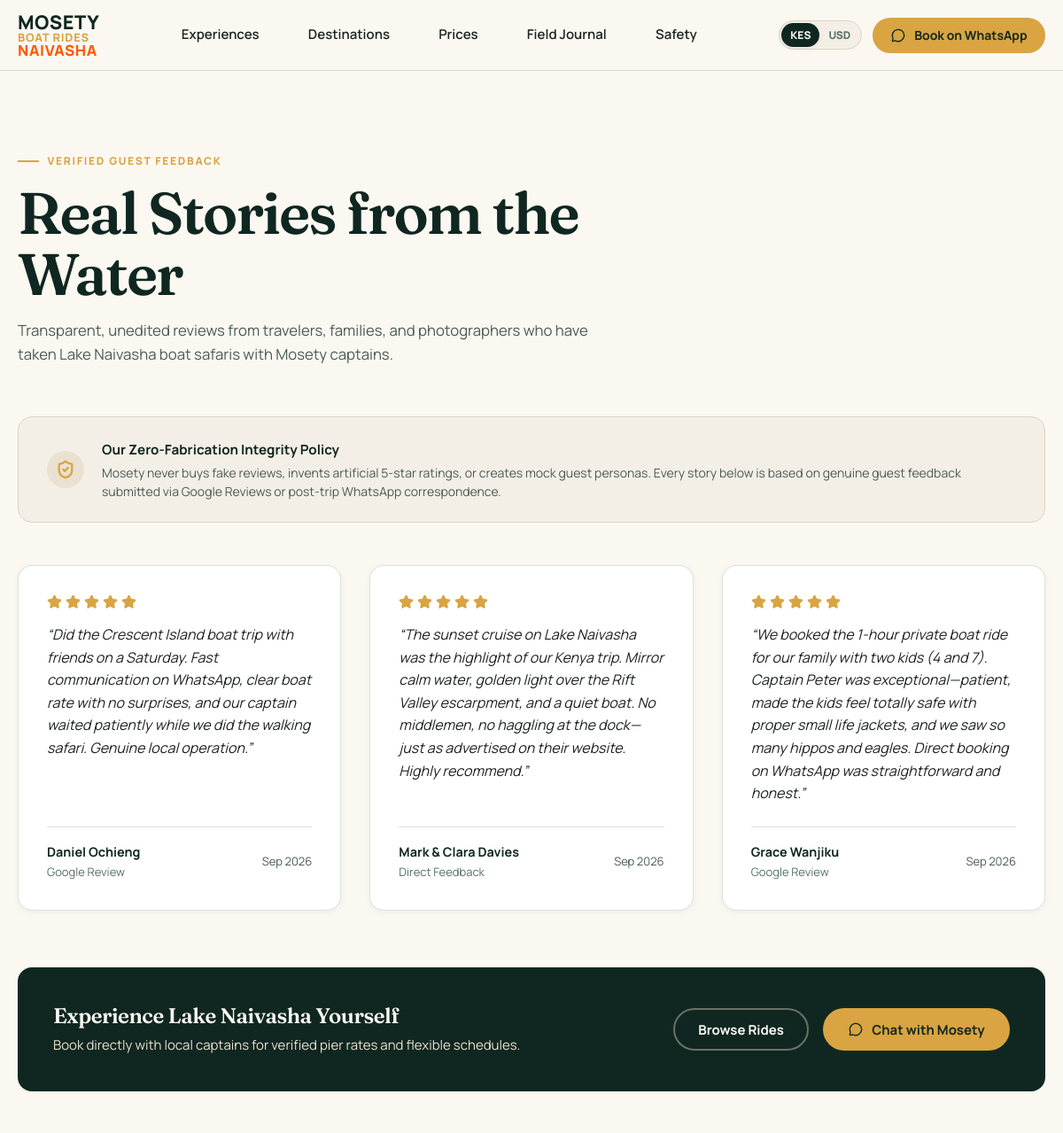
/reviews/ (upper part), run on an earlier commit of the app's database.
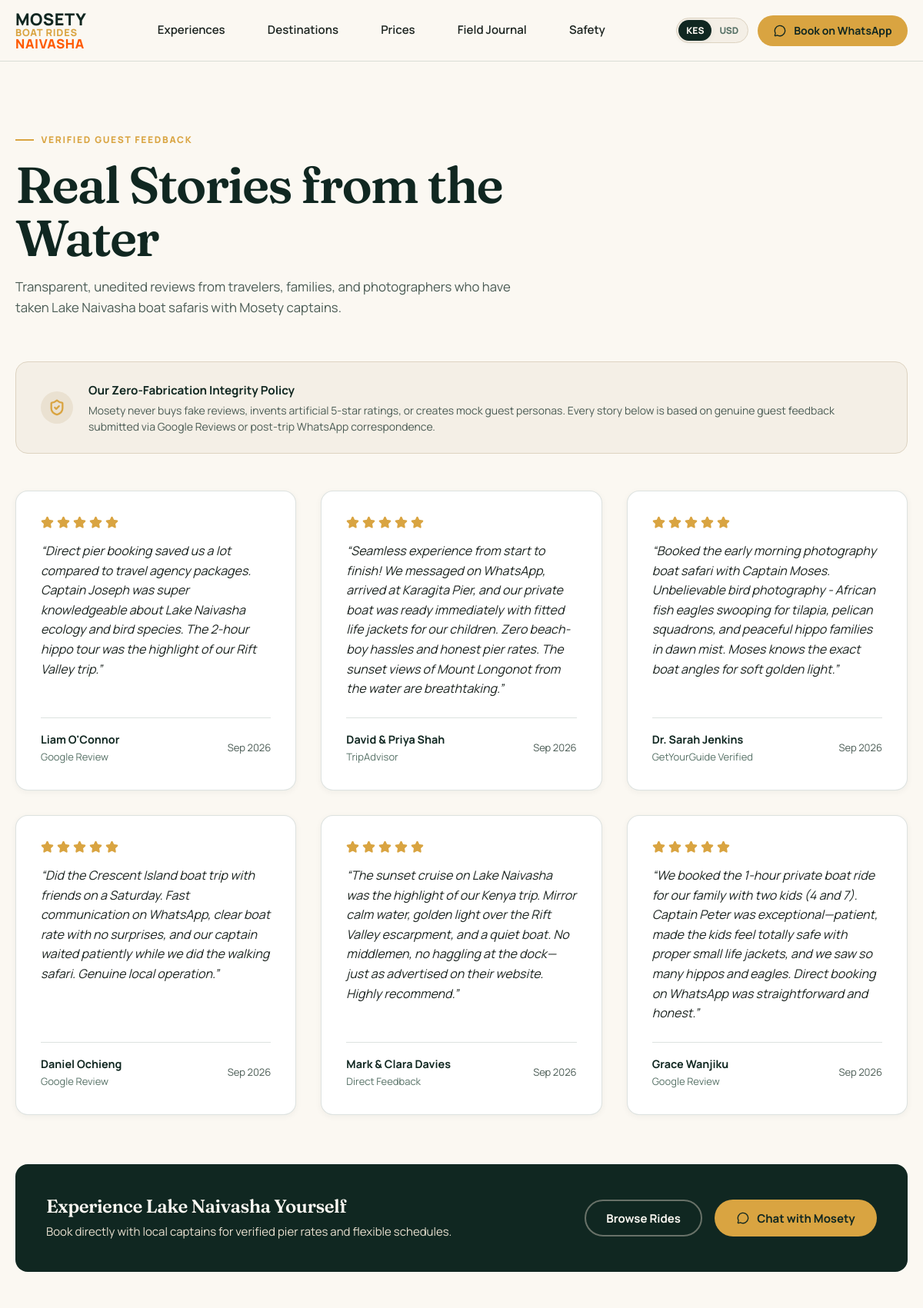
And on a later commit of the database.
### content/models.py (models this page shows, shortened)
class Testimonial(models.Model):
    display_name = models.CharField(max_length=100)
    rating = models.PositiveSmallIntegerField(default=5)
    review_text = models.TextField()
    source = models.CharField(max_length=50, default="Google Review")
    source_url = models.URLField(blank=True)
    review_date = models.DateField(default=timezone.now)
    verified_import = models.BooleanField(default=True)
    permission_status = models.CharField(max_length=50, default="Public Review")
    related_tour = models.ForeignKey('tours.Tour', null=True, blank=True, on_delete=models.SET_NULL, related_name='testimonials')
    is_featured = models.BooleanField(default=False)
    is_active = models.BooleanField(default=True)
    class Meta:
        ordering = ['-review_date', '-id']
        verbose_name = "Guest Testimonial"
        verbose_name_plural = "Guest Testimonials"

### content/views.py (the view)
# urls.py: path('reviews/', views.ReviewsListView.as_view(), name='reviews'),
class ReviewsListView(ListView):
    model = Testimonial
    template_name = 'content/reviews.html'
    context_object_name = 'reviews'
    def get_queryset(self):
        return Testimonial.objects.filter(is_active=True).order_by('-review_date', '-id')
    def get_context_data(self, **kwargs):
        context = super().get_context_data(**kwargs)
        site = SiteSettings.get_solo()
        context.update({
            'site': site,
            'meta_title': f"Guest Stories & Verified Reviews — {site.business_name}",
            'meta_description': (
                "Real reviews from guests who experienced Lake Naivasha boat rides with Mosety. "
                "Factual feedback, transparent pier rates, and verified wildlife safaris."
            ),
        })
        return context

### core/models.py (called while the page is built)
    @classmethod
    def get_solo(cls):
        obj, _ = cls.objects.get_or_create(id=1)
        return obj

    @property
    def phone_digits(self):
        return ''.join(c for c in self.phone if c.isdigit())

    @property
    def whatsapp_digits(self):
        digits = ''.join(c for c in self.whatsapp_number if c.isdigit())
        if digits.startswith('0') and len(digits) == 10:
            return f"254{digits[1:]}"
        return digits

    @property
    def phone_e164(self):
        digits = self.phone_digits
        if digits.startswith('0') and len(digits) == 10:
            return f"+254{digits[1:]}"
        return f"+{digits}" if digits else ""

    @property
    def tel_url(self):
        return f"tel:{self.phone_e164}" if self.phone_e164 else ""

    def build_whatsapp_url(self, message="Hi Mosety. I would like to inquire about a Lake Naivasha boat ride."):
        digits = self.whatsapp_digits
        if not digits:
            return ""
        encoded = quote(message)
        return f"https://wa.me/{digits}?text={encoded}"

### seo/utils.py (called while the page is built)
def clean_canonical_url(request, override_url=None):
    site = SiteSettings.get_solo()
    base_url = (site.base_url or "https://mosety.co.ke").rstrip('/')
    if override_url:
        if override_url.startswith('http'):
            parsed = urlparse(override_url)
            return urlunparse((parsed.scheme, parsed.netloc, parsed.path, '', '', ''))
        return f"{base_url}{override_url}"
    parsed_path = request.path
    query_params = request.GET.copy()
    for param in TRACKING_PARAMS:
        query_params.pop(param, None)
    page = query_params.get('page')
    clean_query = {}
    if page and page.isdigit() and int(page) > 1:
        clean_query['page'] = page
    query_str = urlencode(clean_query)
    if query_str:
        return f"{base_url}{parsed_path}?{query_str}"
    return f"{base_url}{parsed_path}"

### templates/content/reviews.html (shortened to what this page needs)
{% extends 'base.html' %}
{% load static humanize %}
{% block content %}
<section class="section-spacing" style="background: var(--ivory);">
  <div class="site-container">
    <div style="max-width: 760px; margin-bottom: 3.5rem;">
      <p class="eyebrow eyebrow-gold">Verified Guest Feedback</p>
      <h1 class="hero-h1" style="margin-bottom: 1rem;">Real Stories from the Water</h1>
      <p class="lead-text">
        Transparent, unedited reviews from travelers, families, and photographers who have taken Lake Naivasha boat safaris with Mosety captains.
      </p>
    </div>
    <div style="background: var(--papyrus-light); border: 1px solid var(--border-papyrus); border-radius: var(--radius-card); padding: 1.5rem 2rem; margin-bottom: 3rem; display: flex; align-items: center; gap: 1.25rem;">
      <div style="width: 42px; height: 42px; border-radius: 50%; background: var(--papyrus); display: grid; place-items: center; color: var(--rift-gold); flex-shrink: 0;">
        <i data-lucide="shield-check" style="width: 22px; height: 22px; stroke-width: 2.5;"></i>
      </div>
      <div>
        <strong style="color: var(--ink-forest); font-size: 0.95rem; display: block; margin-bottom: 0.2rem;">Our Zero-Fabrication Integrity Policy</strong>
        <p style="font-size: 0.875rem; color: var(--body-muted); margin: 0; line-height: 1.5;">
          Mosety never buys fake reviews, invents artificial 5-star ratings, or creates mock guest personas. Every story below is based on genuine guest feedback submitted via Google Reviews or post-trip WhatsApp correspondence.
        </p>
      </div>
    </div>
    <div style="display: grid; grid-template-columns: repeat(auto-fit, minmax(320px, 1fr)); gap: 2rem; margin-bottom: 4rem;">
      {% for review in reviews %}
      <article class="card" style="background: #ffffff; border: 1px solid var(--border-subtle); border-radius: var(--radius-card); padding: 2rem; box-shadow: var(--shadow-sm); display: flex; flex-direction: column; justify-content: space-between;">
        <div>
          <div style="color: var(--rift-gold); margin-bottom: 1rem; display: flex; gap: 0.25rem;">
            {% for _ in "12345"|slice:review.rating %}
            <i data-lucide="star" style="width: 17px; height: 17px; fill: currentColor;"></i>
            {% endfor %}
          </div>
          <p style="font-size: 1rem; line-height: 1.6; color: var(--body-text); margin-bottom: 1.5rem; font-style: italic;">
            &ldquo;{{ review.review_text }}&rdquo;
          </p>
        </div>
        <div style="border-top: 1px solid var(--border-subtle); padding-top: 1rem; display: flex; justify-content: space-between; align-items: center; font-size: 0.8125rem;">
          <div>
            <strong style="color: var(--ink-forest); font-size: 0.9rem; display: block;">{{ review.display_name }}</strong>
            <span style="color: var(--lake-sage);">{{ review.source }}</span>
          </div>
          <span style="color: var(--body-muted);">{{ review.review_date|date:"M Y" }}</span>
        </div>
      </article>
      {% empty %}
      <p>Reviews feed is loading.</p>
      {% endfor %}
    </div>
    <div style="background: var(--ink-forest); color: var(--ivory); border-radius: var(--radius-card); padding: 2.5rem; display: flex; flex-wrap: wrap; justify-content: space-between; align-items: center; gap: 1.5rem;">
      <div>
        <h3 style="color: var(--ivory); margin-bottom: 0.35rem;">Experience Lake Naivasha Yourself</h3>
        <p style="color: var(--papyrus); font-size: 0.9375rem; margin: 0;">
          Book directly with local captains for verified pier rates and flexible schedules.
        </p>
      </div>
      <div class="btn-row">
        <a href="/boat-rides/" class="btn btn-outline" style="color: var(--ivory); border-color: rgba(234, 225, 209, 0.4);">
          <span>Browse Rides</span>
        </a>
        <a href="{{ whatsapp_book_url }}" target="_blank" rel="noopener" class="btn btn-primary">
          <i data-lucide="message-circle" style="width: 16px; height: 16px;"></i>
          <span>Chat with Mosety</span>
        </a>
      </div>
    </div>
  </div>
</section>
{% endblock %}

### templates/base.html (shortened to what this page needs)
{% load static %}
<!doctype html>
<html lang="en-KE">
<head>
  <link rel="stylesheet" href="{% static 'css/mosety.css' %}?v=2">
</head>
<body hx-headers='{"X-CSRFToken": "{{ csrf_token }}"}'>
  {% include 'includes/header.html' %}
  <main id="main-content">
    {% block content %}{% endblock %}
  </main>
</body>
</html>

### templates/includes/header.html (shortened to what this page needs)
{% load static %}
<header class="site-header" x-data="{ mobileNavOpen: false, isScrolled: false }"
        x-init="window.addEventListener('scroll', () => { isScrolled = window.scrollY > 20 })"
        :class="{ 'is-scrolled': isScrolled }">
  <div class="site-container header-inner">
    <a href="/" class="gyg-stacked-brand" aria-label="{{ site.business_name }} home">
      <span class="gyg-brand-part-1">Mosety</span>
      <span class="gyg-brand-part-2">Boat Rides</span>
      <span class="gyg-brand-part-3">Naivasha</span>
    </a>
    <nav class="desktop-nav" aria-label="Primary navigation">
      <a href="/boat-rides/" class="nav-anchor{% if request.path == '/boat-rides/' %} is-active{% endif %}">
        Experiences
      </a>
      <a href="/naivasha-guide/" class="nav-anchor{% if '/naivasha-guide/' in request.path %} is-active{% endif %}">
        Destinations
      </a>
      <a href="/prices/" class="nav-anchor{% if request.path == '/prices/' %} is-active{% endif %}">
        Prices
      </a>
      <a href="/journal/" class="nav-anchor{% if '/journal/' in request.path %} is-active{% endif %}">
        Field Journal
      </a>
      <a href="/safety/" class="nav-anchor{% if request.path == '/safety/' %} is-active{% endif %}">
        Safety
      </a>
    </nav>
    <div class="header-actions" x-data="{ currentCur: localStorage.getItem('mosety_currency') || 'KES' }">
      <div class="gyg-currency-switch" title="Toggle KES (Kenyan Shilling) or USD">
        <button type="button" class="gyg-currency-btn"
                :class="{ 'is-active': currentCur === 'KES' }"
                @click="currentCur = 'KES'; localStorage.setItem('mosety_currency', 'KES'); window.dispatchEvent(new CustomEvent('currency-change', { detail: 'KES' }))">
          KES
        </button>
        <button type="button" class="gyg-currency-btn"
                :class="{ 'is-active': currentCur === 'USD' }"
                @click="currentCur = 'USD'; localStorage.setItem('mosety_currency', 'USD'); window.dispatchEvent(new CustomEvent('currency-change', { detail: 'USD' }))">
          USD
        </button>
      </div>
      <a href="{{ whatsapp_book_url }}" target="_blank" rel="noopener" class="btn btn-sm btn-primary">
        <i data-lucide="message-circle" style="width: 16px; height: 16px;"></i>
        <span>Book on WhatsApp</span>
      </a>
    </div>
  </div>
</header>

What changed in the data, as far as the page shows it:
added Testimonial: rating 5 (drawn), review_text "Direct pier booking saved us a lot compared to travel agency packages. Captain Joseph was super knowledgeable about Lake Naivasha ecology and bird species. The 2-hour hippo tour was the highlight of our Rift Valley trip.", display_name "Liam O'Connor", source "Google Review", review_date "Sep 2026"
added Testimonial: rating 5 (drawn), review_text "Seamless experience from start to finish! We messaged on WhatsApp, arrived at Karagita Pier, and our private boat was ready immediately with fitted life jackets for our children. Zero beach-boy hassles and honest pier rates. The sunset views of Mount Longonot from the water are breathtaking.", display_name "David & Priya Shah", source "TripAdvisor", review_date "Sep 2026"
added Testimonial: rating 5 (drawn), review_text "Booked the early morning photography boat safari with Captain Moses. Unbelievable bird photography - African fish eagles swooping for tilapia, pelican squadrons, and peaceful hippo families in dawn mist. Moses knows the exact boat angles for soft golden light.", display_name "Dr. Sarah Jenkins", source "GetYourGuide Verified", review_date "Sep 2026"
